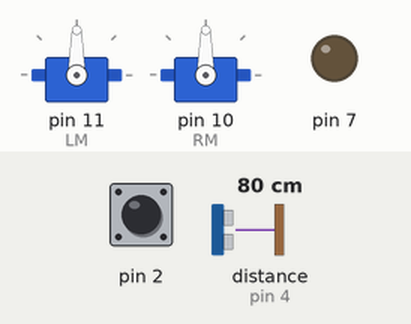
Simulated run of this sketch. Board: Arduino Uno, built with avr-gcc and run on an emulated ATmega328P. Shown: 2 × servo, output pins drawn as LEDs (lit = HIGH). The inputs (shaded band) are chosen by the test bench; at power-on: pin 2 HIGH, distance to the obstacle (sensor on pin 4) 80 cm. The echo pulse lasts 58.3 µs per cm; pins used as bus, display or sensor lines are not drawn.

Above: at 0.8 s.
0.9 s: pin 2 pulled LOW for 0.15 s
At 1.7 s:
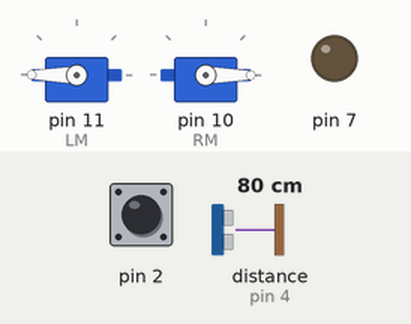
4.0 s: distance to the obstacle (sensor on pin 4) set to 4 cm
At 5.3 s:
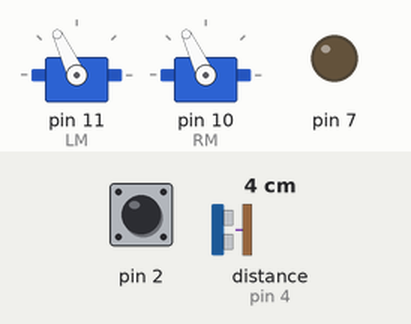
7.0 s: distance to the obstacle (sensor on pin 4) set to 2 cm
10.0 s: distance to the obstacle (sensor on pin 4) set to 9 cm
At 11.3 s:
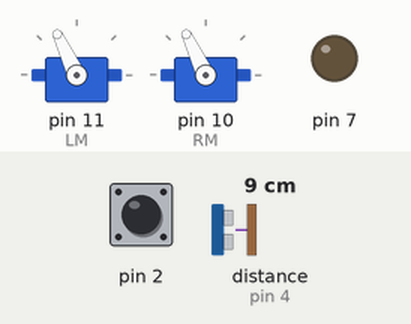
Timing chart, 0 to 14.0 s (numbered marks = the images above; inputs shaded):
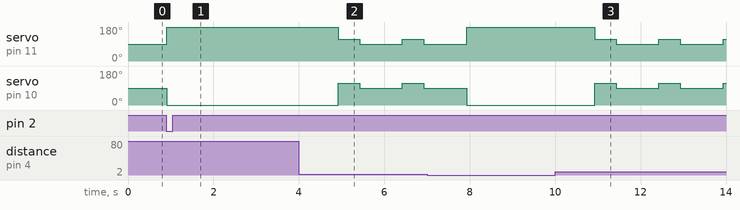

The sketch:

simpleavoidance.ino
```cpp
#include <Servo.h>
int TRIG=3;
int ECHO=4;
Servo LM;
Servo RM;

void stop(){
  LM.write(90);
  RM.write(90);
}

void go(float x, float y, float z){
  LM.write(90+z);
  RM.write(90-z);
  delay(x*1000);
  stop();
  delay(y*1000);
}

void turn(float x, float y, float z){
  LM.write(90+z);
  RM.write(90+z);
  delay(x*1000);
  stop();
  delay(y*1000);
}

int getdistance(){
  long duration;
  digitalWrite(3,LOW);
  delayMicroseconds(2);
  digitalWrite(3,HIGH);
  delayMicroseconds(20);
  digitalWrite(3,LOW);
  duration=pulseIn(4,HIGH);
  duration=duration/59;
  if ((duration<2) || (duration>300)) return false;
  return duration;
}

void setup() {
  pinMode(2,INPUT_PULLUP);
  pinMode(3,OUTPUT);
  pinMode(4,INPUT);
  pinMode(7,OUTPUT);
  LM.attach(11);
  RM.attach(10);
  while (digitalRead(2)==HIGH){
    stop();
  }
}

void loop() {
  int x=getdistance();
  if (x<20 and x!=0){
    turn(0.5,1,25);
  }
  else{
    go(1,0,90);
  }
}
```

Measured:
- after the input at 0.9 s, servo on pin 11 (LM): 90° → 180° at once; servo on pin 10 (RM): 90° → 0° at once
- after the input at 4.0 s, servo on pin 11 (LM), servo on pin 10 (RM): alternates 115° for 0.50 s and 90° for 1.0 s, starting after 0.92 s
- after the input at 10.0 s, servo on pin 11 (LM), servo on pin 10 (RM): alternates 115° for 0.50 s and 90° for 1.0 s, starting after 0.93 s
